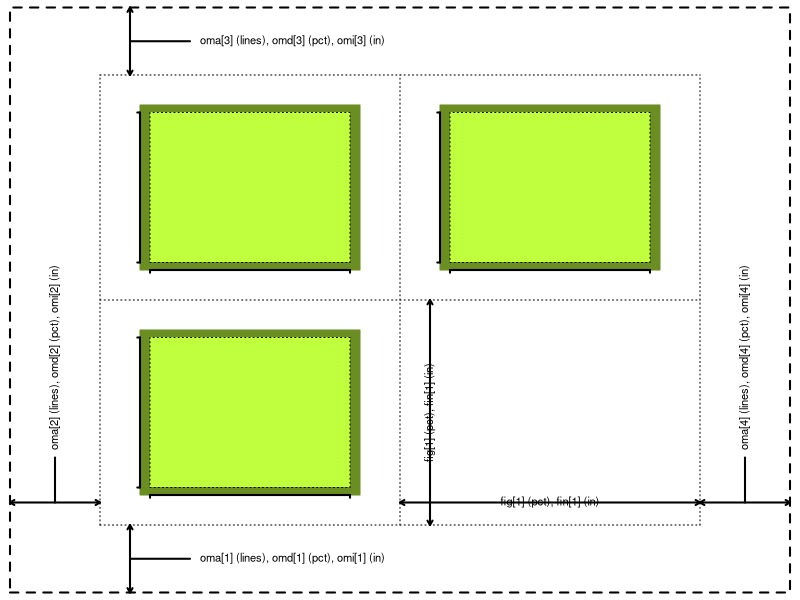

This chart was generated by the following R code:
## ---- chunk 1

  par(mar=rep(0, 4), xaxs="i", yaxs="i", cex=0.67, tcl=-0.2)
  plot(c(100, 900), c(100, 900), type="n", axes=FALSE)
  g <- c(200, 500, 800)
  segments(g, 200, g, 800, lty="dotted")
  segments(200, g, 800, g, lty="dotted")

  polygon(
    x=c(540, 760, 760, 540),
    y=c(540, 540, 760, 760),
    density=NA, col="olivedrab", border=NULL)
  polygon(
    x=c(550, 750, 750, 550),
    y=c(550, 550, 750, 750),
    density=NA, col="olivedrab1", border="black", lty="dotted")
  axis(side=1, pos=540, at=c(550, 750), labels=rep(" ", 2), lwd=2)
  axis(side=2, pos=540, at=c(550, 750), labels=rep(" ", 2), lwd=2)
  
  polygon(
    x=c(240, 460, 460, 240),
    y=c(540, 540, 760, 760),
    density=NA, col="olivedrab", border=NULL)
  polygon(
    x=c(250, 450, 450, 250),
    y=c(550, 550, 750, 750),
    density=NA, col="olivedrab1", border="black", lty="dotted")
  axis(side=1, pos=540, at=c(250, 450), labels=rep(" ", 2), lwd=2)
  axis(side=2, pos=240, at=c(550, 750), labels=rep(" ", 2), lwd=2)
  
  polygon(
    x=c(240, 460, 460, 240),
    y=c(240, 240, 460, 460),
    density=NA, col="olivedrab", border=NULL)
  polygon(
    x=c(250, 450, 450, 250),
    y=c(250, 250, 450, 450),
    density=NA, col="olivedrab1", border="black", lty="dotted")
  axis(side=1, pos=240, at=c(250, 450), labels=rep(" ", 2), lwd=2)
  axis(side=2, pos=240, at=c(250, 450), labels=rep(" ", 2), lwd=2)

  polygon(x=c(110, 890, 890, 110), y=c(110, 110, 890, 890), lwd=2, lty="dashed")

  arrows(500, 230, 800, 230, lwd=2, length=0.05, code=3)
  arrows(530, 200, 530, 500, lwd=2, length=0.05, code=3)
  text(650, 230, "fig[1] (pct), fin[1] (in)")
  text(530, 350, "fig[1] (pct), fin[1] (in)", srt=90)
  
  arrows(230, 110, 230, 200, lwd=2, length=0.05, code=3)
  arrows(230, 800, 230, 890, lwd=2, length=0.05, code=3)
  arrows(110, 230, 200, 230, lwd=2, length=0.05, code=3)
  arrows(800, 230, 890, 230, lwd=2, length=0.05, code=3)
  segments(230, 155, 290, 155, lwd=2)
  segments(230, 845, 290, 845, lwd=2)
  segments(155, 290, 155, 230, lwd=2)
  segments(845, 290, 845, 230, lwd=2)
  text(300, 155, "oma[1] (lines), omd[1] (pct), omi[1] (in)", adj=0)
  text(300, 845, "oma[3] (lines), omd[3] (pct), omi[3] (in)", adj=0)
  text(155, 300, "oma[2] (lines), omd[2] (pct), omi[2] (in)", adj=0, srt=90)
  text(845, 300, "oma[4] (lines), omd[4] (pct), omi[4] (in)", adj=0, srt=90)
